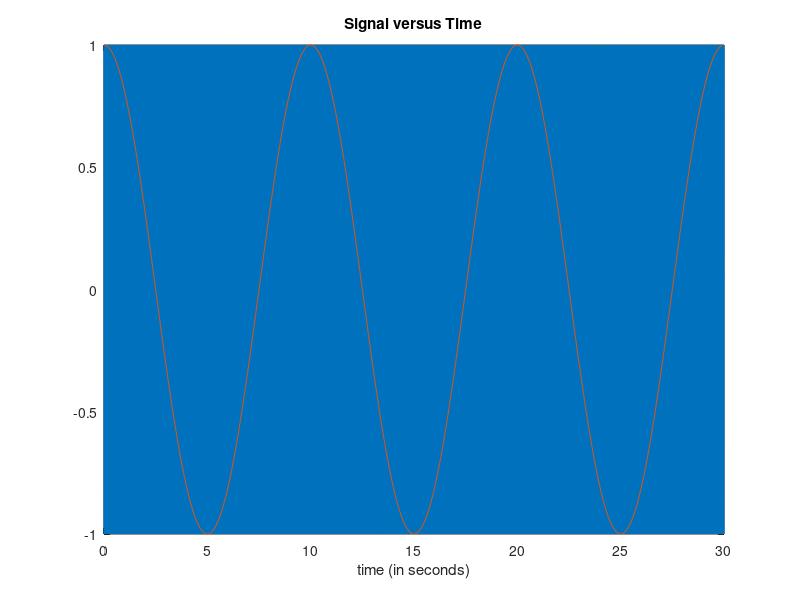

Write the MATLAB code that produced this figure.
%% Time specifications:
   Fs = 10000;                   % samples per second
   dt = 1/Fs;                   % seconds per sample
   StopTime = 60;             % seconds
   t = (0:dt:StopTime-dt)';     % seconds
   %% Sine wave:
   Fc = 60.1;                     % hertz
   x = cos(2*pi*Fc*t);
   % Plot the signal versus time:
   figure;
   plot(t(1:Fs*30),x(1:Fs*30));
   xlabel('time (in seconds)');
   title('Signal versus Time');
   zoom xon;
   
   FsFscv=10;
   subSampleFscv=Fs/FsFscv;
   hold on;
   plot(t(1:subSampleFscv:Fs*30),x(1:subSampleFscv:Fs*30))